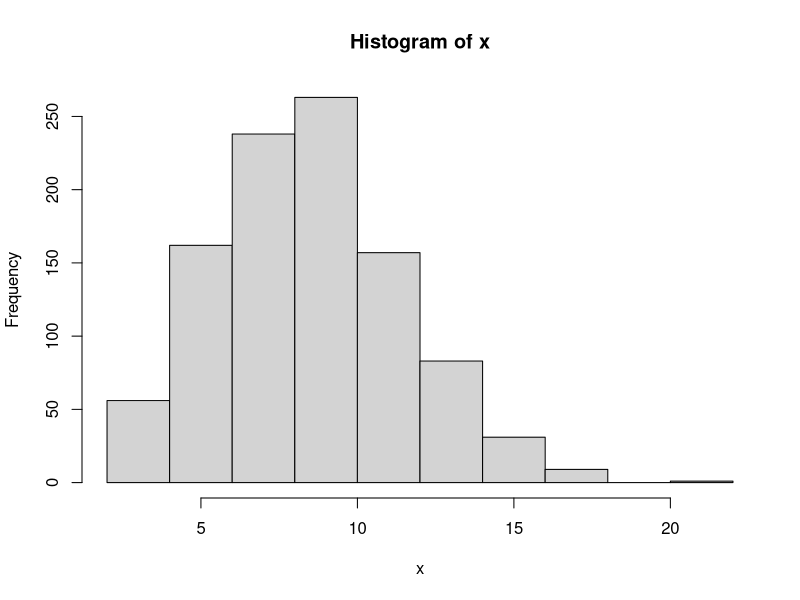
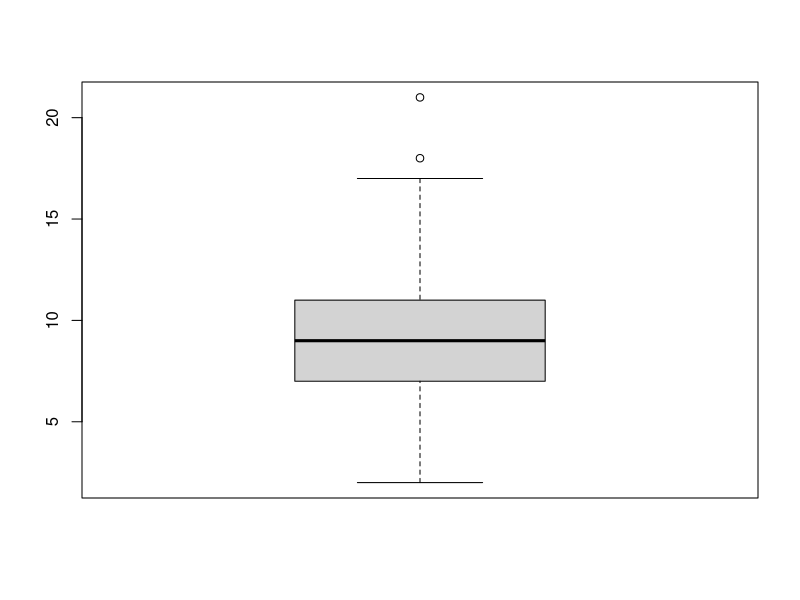
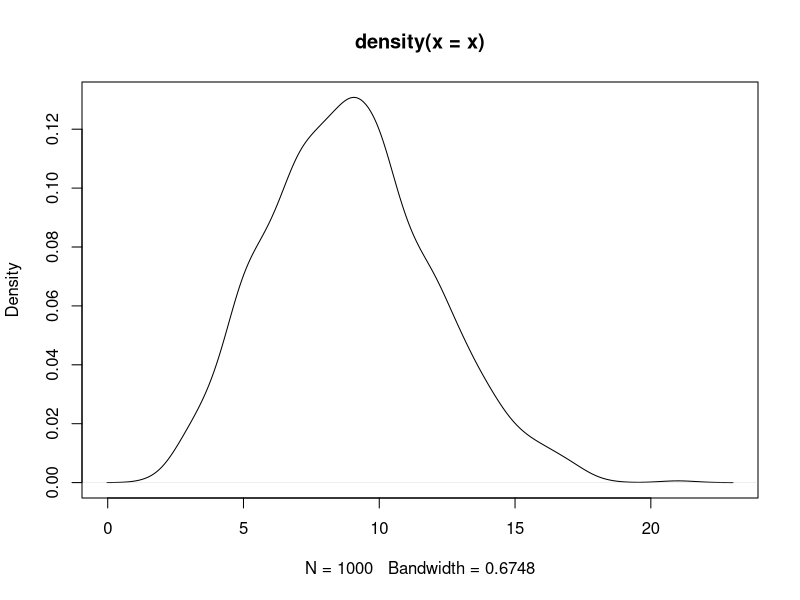

Write R code to recreate these figures, in order.
## ---- chunk 1

set.seed(2021)
draws_approx  <- function(u, N) sum (rbinom(N, 1, u/N))

draws_approx(9, N=9)  # this says,  p = 1 for each draw

draws_approx(9, N=18) # here p = 1/2, like flipping a coin, so total heads will vary.
## ---- chunk 2

B   <- 1000
u   <- 9
N  <-  18


# expect to see an avergae of 9 (successes from 18 draws at p = 1/2)
# expect sd to be 3 (if poisson holds)
# double[B], each is success for N in 1 sample
x  <- rbinom(B, N, u/N)
mean(x)
sd(x)


# suppose N really much larger, ie prob = u/N  much smaller
# getting closer!
N  <- 100
x  <- rbinom(B, N, u/N)
mean(x)
sd(x)


# now N huge, p = u/n tiny
N  <- 10^6
x  <- rbinom(B, N, u/N)
mean(x)
sd(x)

hist(x)
boxplot(x)
plot(density(x))

